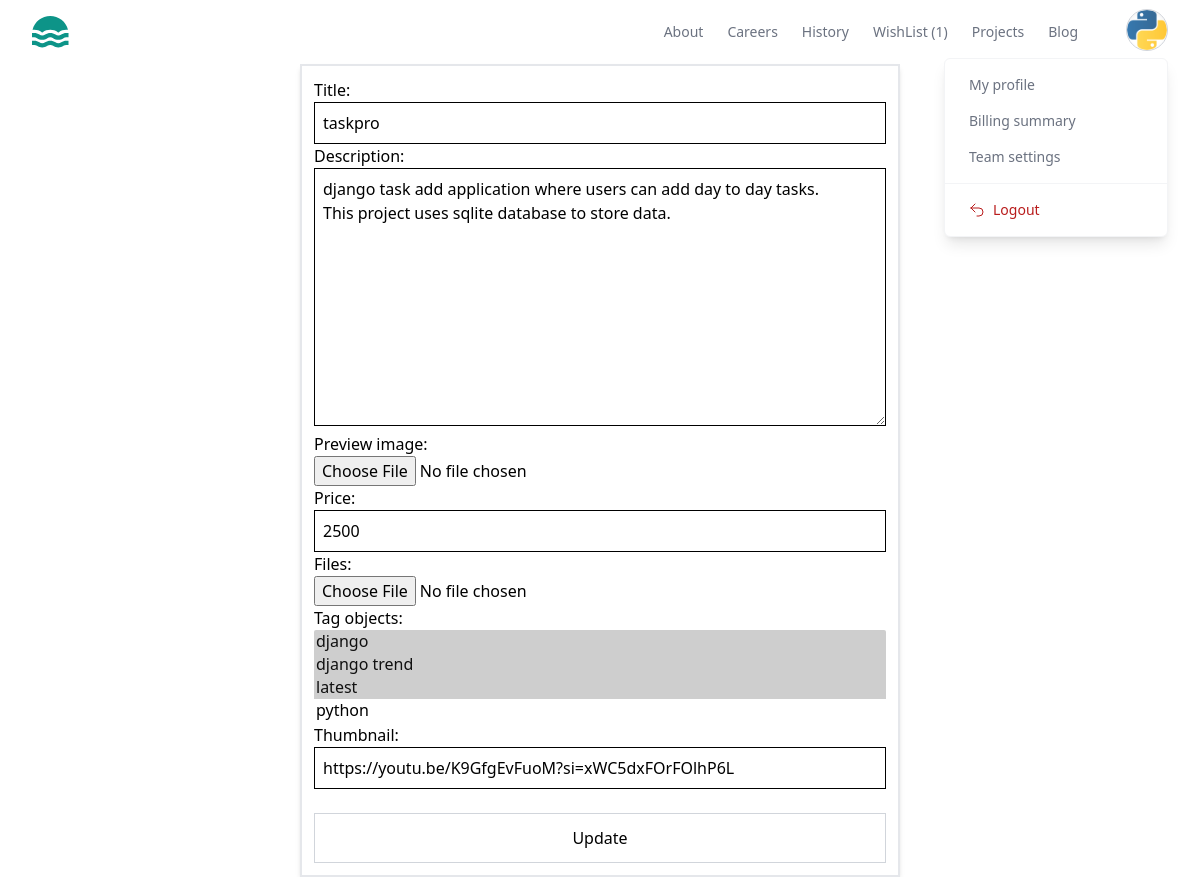
/project/13/change/ (signed in), run on an earlier commit of the app's database.
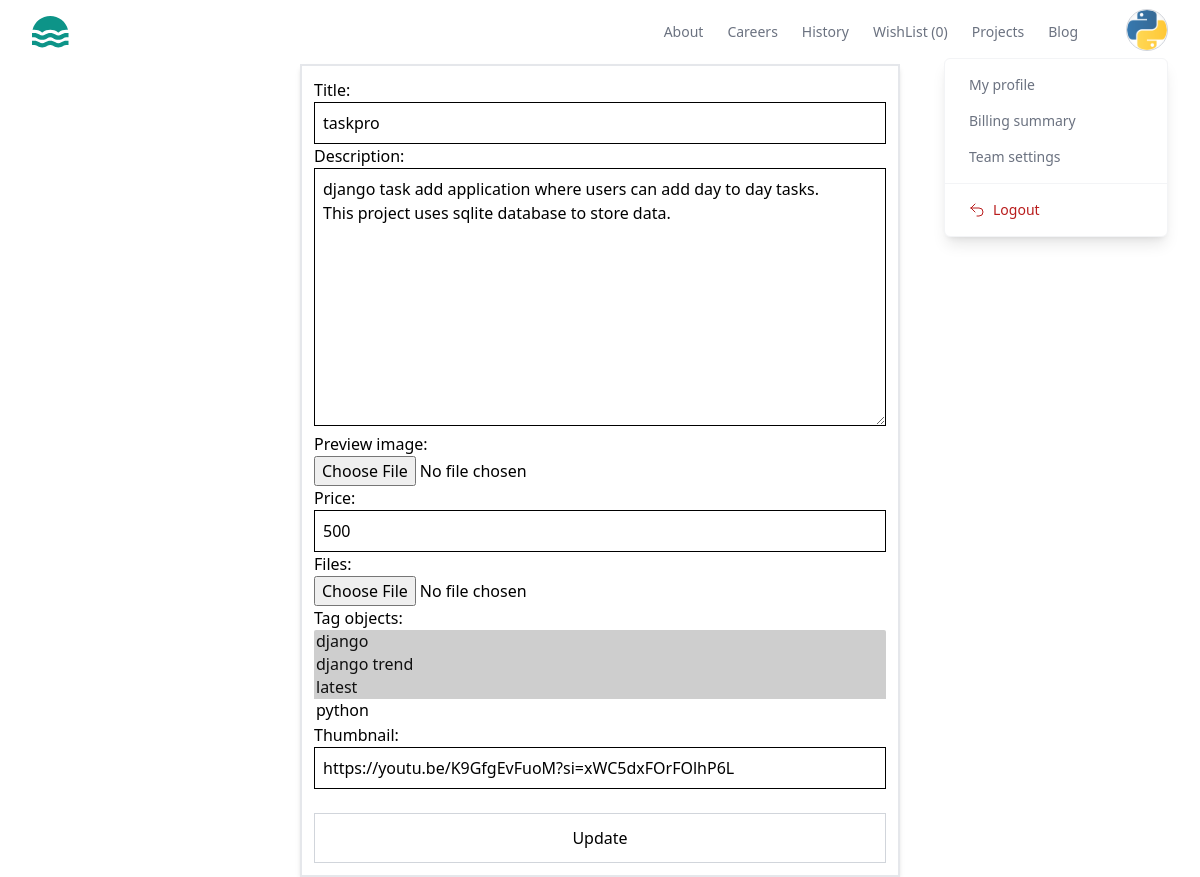
And on a later commit of the database.
### store/models.py (models this page shows, shortened)
class BaseModel(models.Model):
    created_date=models.DateTimeField(auto_now_add=True)
    updated_date=models.DateTimeField(auto_now=True)
    is_active=models.BooleanField(default=True)

class Project(BaseModel):
    title=models.CharField(max_length=200)
    description=models.TextField()
    preview_image=models.ImageField(upload_to="previewimages",null=True,blank=True)
    price=models.PositiveIntegerField()
    developer=models.ForeignKey(User,on_delete=models.CASCADE)
    files=models.FileField(upload_to="projects",null=True,blank=True)
    tag_objects=models.ManyToManyField(Tag,null=True)
    thumbnail=EmbedVideoField()

class Tag(BaseModel):
    title=models.CharField(max_length=200)
    def __str__(self) -> str:
        return self.title

### store/views.py (the view, shortened to what this page needs)
# urls.py: path('project/<int:pk>/change/',views.ProjectUpdateView.as_view(),name='project-update'),
@method_decorator(decs,name='dispatch')
class ProjectUpdateView(View):
    template_name='project_update.html'
    form_class=ProjectForm
    def get(self,request,*args,**kwargs):
        id=kwargs.get('pk')
        project_object=Project.objects.get(id=id)
        form_instance=self.form_class(instance=project_object)
        return render(request,self.template_name,{'form':form_instance})

### store/forms.py
class ProjectForm(forms.ModelForm):
    class Meta:
        model=Project
        fields=["title","description","preview_image","price",
                "files","tag_objects","thumbnail"]
        widgets={
            "title":forms.TextInput(attrs={'class':'w-full p-2 border border-3 border-solid border-black'}),
            "description":forms.Textarea(attrs={'class':'w-full p-2 border border-3 border-solid border-black'}),
            "preview_image":forms.FileInput(attrs={'class':'w-full'}),
            "price":forms.TextInput(attrs={'class':'w-full p-2 border border-3 border-solid border-black'}),
            "files":forms.FileInput(attrs={'class':'w-full'}),
            "tag_objects":forms.SelectMultiple(attrs={'class':'w-full'}),
            "thumbnail":forms.TextInput(attrs={'class':'w-full p-2 border border-3 border-solid border-black'})
        }

### store/context_processors.py (called while the page is built)
def wishlistitem_count(request):
    count=0
    if request.user.is_authenticated:
        count=request.user.basket.basket_item.filter(is_order_placed=False).count()
    return {"cart_item_count":count}

### store/templates/project_update.html (shortened to what this page needs)
{%extends 'base.html'%}
{%block main_block%}
<form action="" method="post" enctype="multipart/form-data" class="mx-auto w-2/4 border border-2 p-3 shadow-md ">
    {{form}}
    <button type="submit" class="border p-3 border-gray-300 w-full mt-6">Update</button>
</form>
{%endblock%}

### store/templates/base.html (shortened to what the changed rows need)
<!DOCTYPE html>
<html lang="en">
<head>
    <script src="https://cdn.tailwindcss.com"></script>
</head>
<body>
    <header class="bg-white">
        <div class="mx-auto  px-4 sm:px-6 lg:px-8">
          <div class="flex h-16 items-center justify-between">
            <div class="md:flex md:items-center md:gap-12">
              <nav aria-label="Global" class="hidden md:block">
                <ul class="flex items-center gap-6 text-sm">
                  <li>
                    <a class="text-gray-500 transition hover:text-gray-500/75" href="{%url 'my-wishlist'%}"> WishList ({{cart_item_count}}) </a>
                  </li>
                </ul>
              </nav>
            </div>
          </div>
        </div>
      </header>
     {%block main_block%}
     {%endblock%}
</body>
</html>

What changed in the data, as far as the page shows it:
changed Project "https://youtu.be/K9GfgEvFuoM?si=xWC5dxFOrFOlhP6L": price "2500" → "500"
Also different on the page:
{{ cart_item_count }}: "1" → "0"
